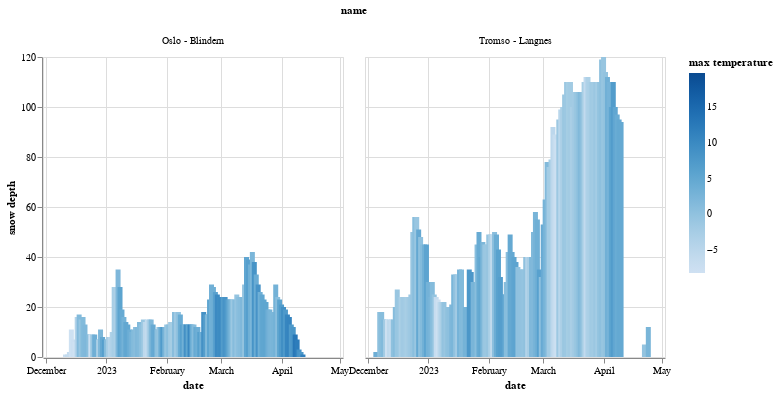

Here is the notebook cell this chart was saved with:
### Code cell
alt.Chart(data).mark_bar().encode(
    x="date",
    y="snow depth",
    color="max temperature",
    column="name",
)

### Figure 1 — Vega-Lite specification as saved in the notebook (floating-point values rounded to 4 significant figures; data arrays with more than 128 entries replaced by an {"elided": "..."} marker saying what was removed)
{"config": {"view": {"continuousWidth": 300, "continuousHeight": 300}}, "data": {"name": "data-3ec17c340b86e1e5c428ccb099babb17"}, "mark": {"type": "bar"}, "encoding": {"color": {"field": "max temperature", "type": "quantitative"}, "column": {"field": "name", "type": "nominal"}, "x": {"field": "date", "type": "temporal"}, "y": {"field": "snow depth", "type": "quantitative"}}, "$schema": "https://vega.github.io/schema/vega-lite/v5.16.3.json", "datasets": {"data-3ec17c340b86e1e5c428ccb099babb17": {"elided": "300 records"}}}
